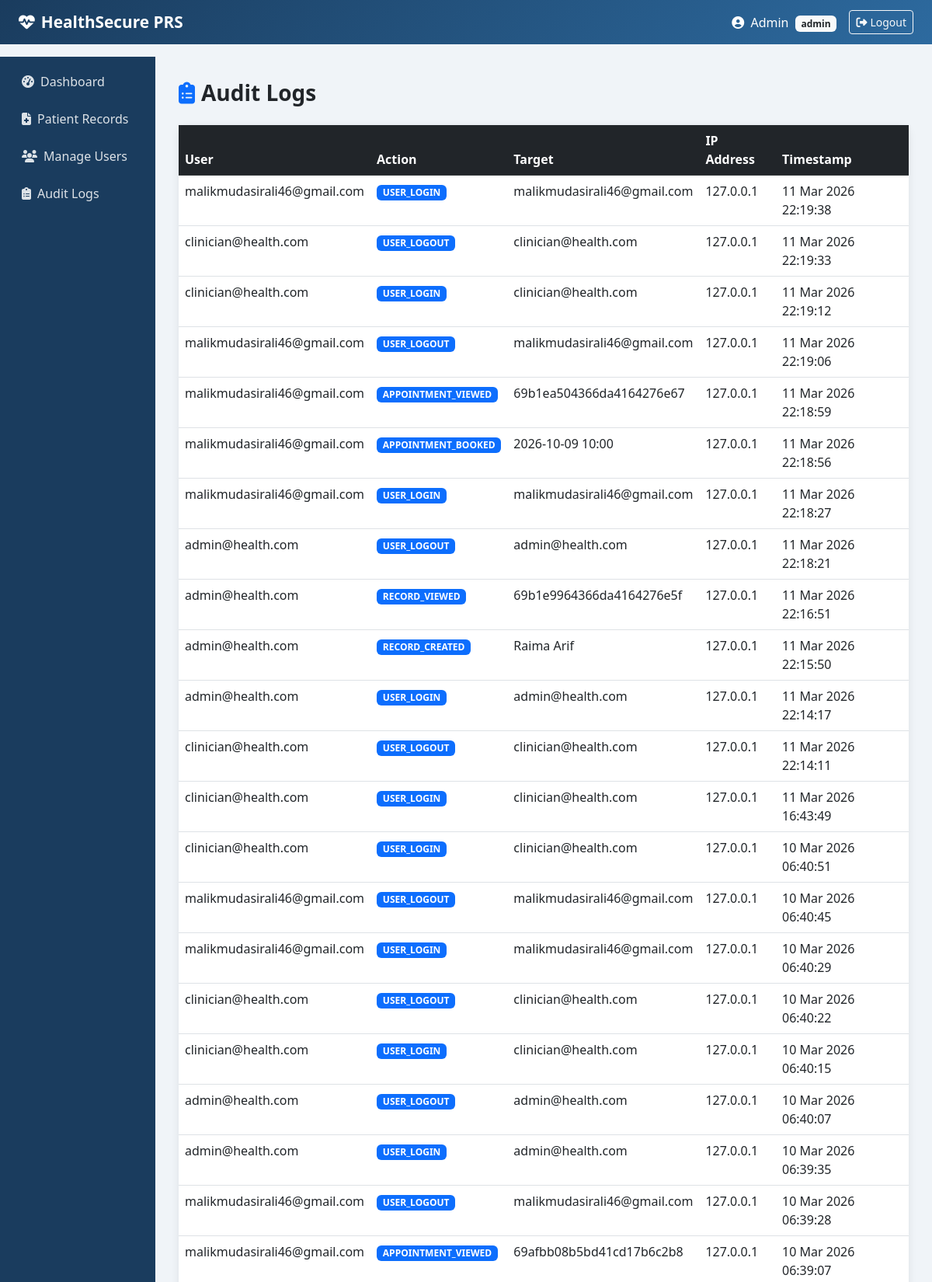
The page /admin/audit-logs (signed in, upper part) on the database its author committed.
### models.py (models this page shows, shortened)
class User(UserMixin, db.Model):
    __tablename__ = 'users'
    id = db.Column(db.Integer, primary_key=True)
    full_name = db.Column(db.String(100), nullable=False)
    email = db.Column(db.String(120), unique=True, nullable=False)
    password_hash = db.Column(db.String(255), nullable=False)
    role = db.Column(db.String(20), nullable=False, default='patient')
    is_active = db.Column(db.Boolean, default=True)
    created_at = db.Column(db.DateTime, default=datetime.utcnow)
    last_login = db.Column(db.DateTime, nullable=True)

class AuditLog(db.Model):
    __tablename__ = 'audit_logs'
    id = db.Column(db.Integer, primary_key=True)
    user_id = db.Column(db.Integer, db.ForeignKey('users.id'), nullable=True)
    action = db.Column(db.String(255), nullable=False)
    target = db.Column(db.String(255), nullable=True)
    ip_address = db.Column(db.String(45), nullable=True)
    timestamp = db.Column(db.DateTime, default=datetime.utcnow)

### routes/admin.py (the view)
@admin_bp.route('/audit-logs')
@login_required
@admin_required
def audit_logs():
    logs = AuditLog.query.order_by(AuditLog.timestamp.desc()).all()
    user_map = {}
    for log in logs:
        if log.user_id and log.user_id not in user_map:
            user = User.query.get(log.user_id)
            user_map[log.user_id] = user.email if user else 'Unknown'
    return render_template('admin/audit_logs.html', logs=logs, user_map=user_map)

### extensions.py (called while the page is built)
@login_manager.user_loader
def load_user(user_id):
    from models import User
    return User.query.get(int(user_id))

### routes/admin.py (called while the page is built)
def admin_required(f):
    from functools import wraps
    @wraps(f)
    def decorated(*args, **kwargs):
        if current_user.role != 'admin':
            flash('Admin access required.', 'danger')
            return redirect(url_for('auth.dashboard'))
        return f(*args, **kwargs)
    return decorated

### templates/admin/audit_logs.html (shortened to what this page needs)
{% extends 'shared/base.html' %}
{% block content %}
<h3 class="fw-bold mb-4">
    <i class="fas fa-clipboard-list me-2 text-primary"></i>Audit Logs
</h3>
<div class="card">
    <div class="table-responsive">
        <table class="table table-hover mb-0">
            <thead class="table-dark">
                <tr>
                    <th>User</th>
                    <th>Action</th>
                    <th>Target</th>
                    <th>IP Address</th>
                    <th>Timestamp</th>
                </tr>
            </thead>
            <tbody>
                {% for log in logs %}
                <tr>
                    <td>{{ user_map.get(log.user_id, 'System') }}</td>
                    <td><span class="badge bg-primary">{{ log.action }}</span></td>
                    <td>{{ log.target or '—' }}</td>
                    <td>{{ log.ip_address or '—' }}</td>
                    <td>{{ log.timestamp.strftime('%d %b %Y %H:%M:%S') }}</td>
                </tr>
                {% endfor %}
            </tbody>
        </table>
    </div>
</div>
{% endblock %}

### templates/shared/base.html (shortened to what this page needs)
<!DOCTYPE html>
<html lang="en">
<head>
    <link href="https://cdn.jsdelivr.net/npm/bootstrap@5.3.0/dist/css/bootstrap.min.css" rel="stylesheet">
    <link href="https://cdnjs.cloudflare.com/ajax/libs/font-awesome/6.4.0/css/all.min.css" rel="stylesheet">
</head>
<body>
<nav class="navbar navbar-expand-lg">
    <div class="container-fluid px-4">
        <a class="navbar-brand" href="#">
            <i class="fas fa-heartbeat me-2"></i>HealthSecure PRS
        </a>
        {% if current_user.is_authenticated %}
        <div class="ms-auto d-flex align-items-center">
            <span class="text-white me-3">
                <i class="fas fa-user-circle me-1"></i>
                {{ current_user.full_name }}
                <span class="badge bg-light text-dark ms-1">{{ current_user.role }}</span>
            </span>
            <a href="{{ url_for('auth.logout') }}" class="btn btn-outline-light btn-sm"><i class="fas fa-sign-out-alt me-1"></i>Logout</a>
        </div>
        {% endif %}
    </div>
</nav>
{% if current_user.is_authenticated %}
<div class="container-fluid">
    <div class="row">
        <div class="col-md-2 p-0 sidebar">
            <nav class="nav flex-column mt-2">
                {% if current_user.role == 'admin' %}
                    <a class="nav-link" href="{{ url_for('admin.dashboard') }}"><i class="fas fa-tachometer-alt me-2"></i>Dashboard</a>
                    <a class="nav-link" href="{{ url_for('records.list_records') }}"><i class="fas fa-file-medical me-2"></i>Patient Records</a>
                    <a class="nav-link" href="{{ url_for('admin.manage_users') }}"><i class="fas fa-users me-2"></i>Manage Users</a>
                    <a class="nav-link" href="{{ url_for('admin.audit_logs') }}"><i class="fas fa-clipboard-list me-2"></i>Audit Logs</a>
                {% endif %}
            </nav>
        </div>
        <div class="col-md-10 main-content">
            {% block content %}{% endblock %}
        </div>
    </div>
</div>
{% endif %}
</body>
</html>

### templates/shared/base.html (style rules this page uses)
body { background-color: #f0f4f8; font-family: 'Segoe UI', sans-serif; }
.navbar { background: linear-gradient(135deg, #1a3c5e, #2d6a9f); }
.navbar-brand { font-weight: 700; font-size: 1.3rem; color: white !important; }
.nav-link { color: rgba(255,255,255,0.85) !important; }
.card { border: none; border-radius: 12px; box-shadow: 0 2px 12px rgba(0,0,0,0.08); }
.sidebar { background: #1a3c5e; min-height: calc(100vh - 56px); padding-top: 20px; }
.sidebar .nav-link { color: rgba(255,255,255,0.75); padding: 10px 20px; border-radius: 8px; margin: 2px 8px; }
.main-content { padding: 30px; }

### rows shown on the page
User: full_name "Admin", role "admin", get "admin@health.com"
AuditLog: action "USER_LOGIN", target "malikmudasirali46@gmail.com", ip_address "127.0.0.1", timestamp "11 Mar 2026 22:19:38"
User: get "malikmudasirali46@gmail.com"
AuditLog: action "USER_LOGOUT", target "clinician@health.com", ip_address "127.0.0.1", timestamp "11 Mar 2026 22:19:33"
User: get "clinician@health.com"
AuditLog: action "USER_LOGIN", target "clinician@health.com", ip_address "127.0.0.1", timestamp "11 Mar 2026 22:19:12"
AuditLog: action "USER_LOGOUT", target "malikmudasirali46@gmail.com", ip_address "127.0.0.1", timestamp "11 Mar 2026 22:19:06"
AuditLog: action "APPOINTMENT_VIEWED", target "69b1ea504366da4164276e67", ip_address "127.0.0.1", timestamp "11 Mar 2026 22:18:59"
AuditLog: action "APPOINTMENT_BOOKED", target "2026-10-09 10:00", ip_address "127.0.0.1", timestamp "11 Mar 2026 22:18:56"
AuditLog: action "USER_LOGIN", target "malikmudasirali46@gmail.com", ip_address "127.0.0.1", timestamp "11 Mar 2026 22:18:27"
AuditLog: action "USER_LOGOUT", target "admin@health.com", ip_address "127.0.0.1", timestamp "11 Mar 2026 22:18:21"
AuditLog: action "RECORD_VIEWED", target "69b1e9964366da4164276e5f", ip_address "127.0.0.1", timestamp "11 Mar 2026 22:16:51"
AuditLog: action "RECORD_CREATED", target "Raima Arif", ip_address "127.0.0.1", timestamp "11 Mar 2026 22:15:50"
AuditLog: action "USER_LOGIN", target "admin@health.com", ip_address "127.0.0.1", timestamp "11 Mar 2026 22:14:17"
AuditLog: action "USER_LOGOUT", target "clinician@health.com", ip_address "127.0.0.1", timestamp "11 Mar 2026 22:14:11"
AuditLog: action "USER_LOGIN", target "clinician@health.com", ip_address "127.0.0.1", timestamp "11 Mar 2026 16:43:49"
AuditLog: action "USER_LOGIN", target "clinician@health.com", ip_address "127.0.0.1", timestamp "10 Mar 2026 06:40:51"
AuditLog: action "USER_LOGOUT", target "malikmudasirali46@gmail.com", ip_address "127.0.0.1", timestamp "10 Mar 2026 06:40:45"
AuditLog: action "USER_LOGIN", target "malikmudasirali46@gmail.com", ip_address "127.0.0.1", timestamp "10 Mar 2026 06:40:29"
AuditLog: action "USER_LOGOUT", target "clinician@health.com", ip_address "127.0.0.1", timestamp "10 Mar 2026 06:40:22"
AuditLog: action "USER_LOGIN", target "clinician@health.com", ip_address "127.0.0.1", timestamp "10 Mar 2026 06:40:15"
AuditLog: action "USER_LOGOUT", target "admin@health.com", ip_address "127.0.0.1", timestamp "10 Mar 2026 06:40:07"
AuditLog: action "USER_LOGIN", target "admin@health.com", ip_address "127.0.0.1", timestamp "10 Mar 2026 06:39:35"
AuditLog: action "USER_LOGOUT", target "malikmudasirali46@gmail.com", ip_address "127.0.0.1", timestamp "10 Mar 2026 06:39:28"
AuditLog: action "APPOINTMENT_VIEWED", target "69afbb08b5bd41cd17b6c2b8", ip_address "127.0.0.1", timestamp "10 Mar 2026 06:39:07"
